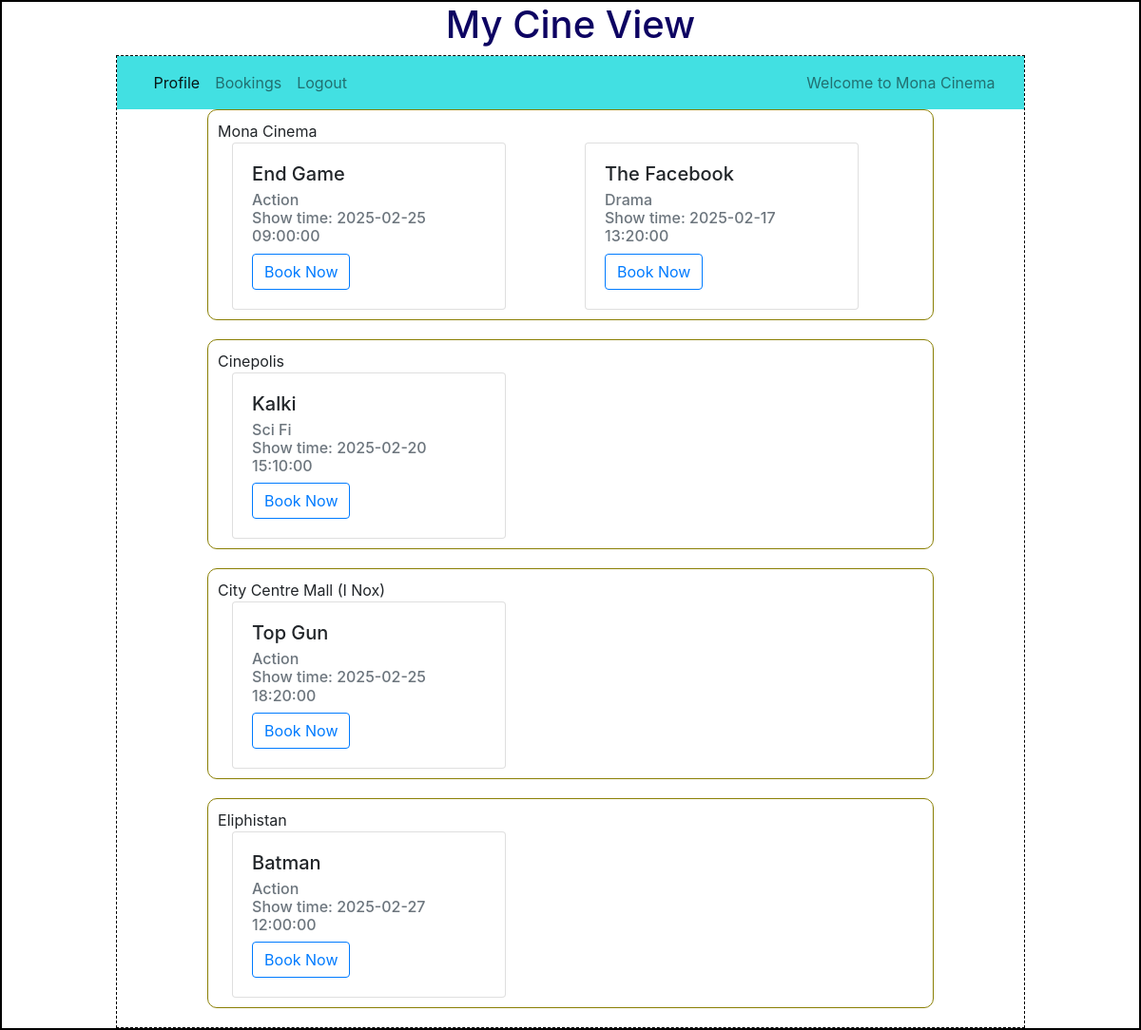
Page /user/1/Mona Cinema on the committed database.
### backend/models.py (models this page shows)
class Theatre(db.Model):
    __tablename__="theatre"
    id=db.Column(db.Integer,primary_key=True)
    name=db.Column(db.String,nullable=False)
    location=db.Column(db.String,nullable=False)
    pin_code=db.Column(db.Integer,nullable=False)
    capacity=db.Column(db.Integer,nullable=False)
    venue_pic_url=db.Column(db.String,nullable=True,default="None")
    shows=db.relationship("Show",cascade="all,delete",backref="theatre",lazy=True) # Theater can access all of Its shows

class Show(db.Model):
    __tablename__="show"
    id=db.Column(db.Integer,primary_key=True)
    name=db.Column(db.String,nullable=False)
    tags=db.Column(db.String,nullable=False)
    rating=db.Column(db.Integer,default=0)
    tkt_price=db.Column(db.Float,default=0.0)
    date_time=db.Column(db.DateTime,nullable=False)
    theatre_id=db.Column(db.Integer, db.ForeignKey("theatre.id"),nullable=False)
    tickets=db.relationship("Ticket",cascade="all,delete",backref="show",lazy=True) # Shows can access Its tickets

### backend/controllers.py (the view)
@app.route("/user/<id>/<name>")
def user_dashboard(id,name):
    theatres=get_theatres()
    dt_time_now=datetime.today().strftime("%Y-%m-%dT%H:%M")
    dt_time_now=datetime.strptime(dt_time_now,"%Y-%m-%dT%H:%M")
    return render_template("user_dashboard.html",uid=id,name=name,theatres=theatres,dt_time_now=dt_time_now)

### backend/controllers.py (called while the page is built)
def get_theatres():
    theatres=Theatre.query.all()
    return theatres

### templates/user_dashboard.html
{%extends "user_layout.html"%}
{%block content%}
        {%if theatres%}
                {%for theatre in theatres%}
                {%if theatre.shows%}
                    <div class="outer_box">
                        {{theatre.name}}
                            <div class="container">
                                <div class="row">
                                    {%for show in theatre.shows%}
                                    {%if show.date_time >= dt_time_now%}
                                        <div class="col">
                                            <div class="card" style="width: 18rem;">
                                                <div class="card-body">
                                                    <h5 class="card-title">{{show.name}}</h5>
                                                    <h6 class="card-subtitle mb-2 text-muted">{{show.tags}} <br>Show time: {{show.date_time}}</h6>
                                                    <a href="/book_ticket/{{uid}}/{{show.id}}/{{name}}" type="button" class="btn btn-outline-primary">Book Now</a>
                                                </div>
                                            </div>
                                        </div>
                                    {%endif%}
                                    {%endfor%}
                                </div>
                            </div>
                    </div>
                {%endif%}
                {%endfor%}
        {%else%}
                <h3 class="center">Sorry, no theatres available!!!</h3>
        {%endif%}
{%endblock%}

### templates/user_layout.html (shortened to what this page needs)
<!DOCTYPE html>
<html lang="en">
    <head>
        <link rel="stylesheet" href="/static/styles/main.css">
        <link rel="stylesheet" href="https://cdn.jsdelivr.net/npm/bootstrap@4.0.0/dist/css/bootstrap.min.css">
    </head>
    <body>
        <div class="my_container">
            <div class="center"><h1>My Cine View</h1></div>
            <div class="my_panel">
                <nav class="navbar navbar-expand-lg navbar-light" style="background-color:rgb(66, 224, 226)">
                    <div class="container-fluid">
                        <div class="collapse navbar-collapse d-flex justify-content-between" id="navbarText">
                            <ul class="navbar-nav mb-2 mb-lg-0">
                                <li class="nav-item">
                                    <a class="nav-link active" aria-current="page" href="#">Profile</a>
                                </li>
                                <li class="nav-item">
                                    <a class="nav-link" href="#">Bookings</a>
                                </li>
                                <li class="nav-item">
                                    <a class="nav-link" href="/login">Logout</a>
                                </li>
                            </ul>
                            <span class="navbar-text">
                                Welcome to {{name}}
                            </span>
                        </div>
                    </div>
                </nav>
                {%block content%}{%endblock%}
            </div>
        </div>
    </body>
</html>

### static/styles/main.css (style rules this page uses)
* { margin:0px; }
.my_container { border: 2px solid black }
.my_panel { width: 80%; margin: auto; height: auto; border: 1px dashed black; }
.outer_box { border: 1px solid rgb(138, 127, 4); margin-top: 20px; margin: auto; padding: 10px; width: 80%; border-radius: 10px; margin-bottom: 20px; }
.center { text-align: center; margin: auto; color: rgb(13, 3, 98); }

### rows in the picture
Theatre: name "Mona Cinema"
Show: name "End Game", tags "Action", date_time "2025-02-25 09:00:00"
Show: name "The Facebook", tags "Drama", date_time "2025-02-17 13:20:00"
Theatre: name "Cinepolis"
Show: name "Kalki", tags "Sci Fi", date_time "2025-02-20 15:10:00"
Theatre: name "City Centre Mall (I Nox)"
Show: name "Top Gun", tags "Action", date_time "2025-02-25 18:20:00"
Theatre: name "Eliphistan"
Show: name "Batman", tags "Action", date_time "2025-02-27 12:00:00"
